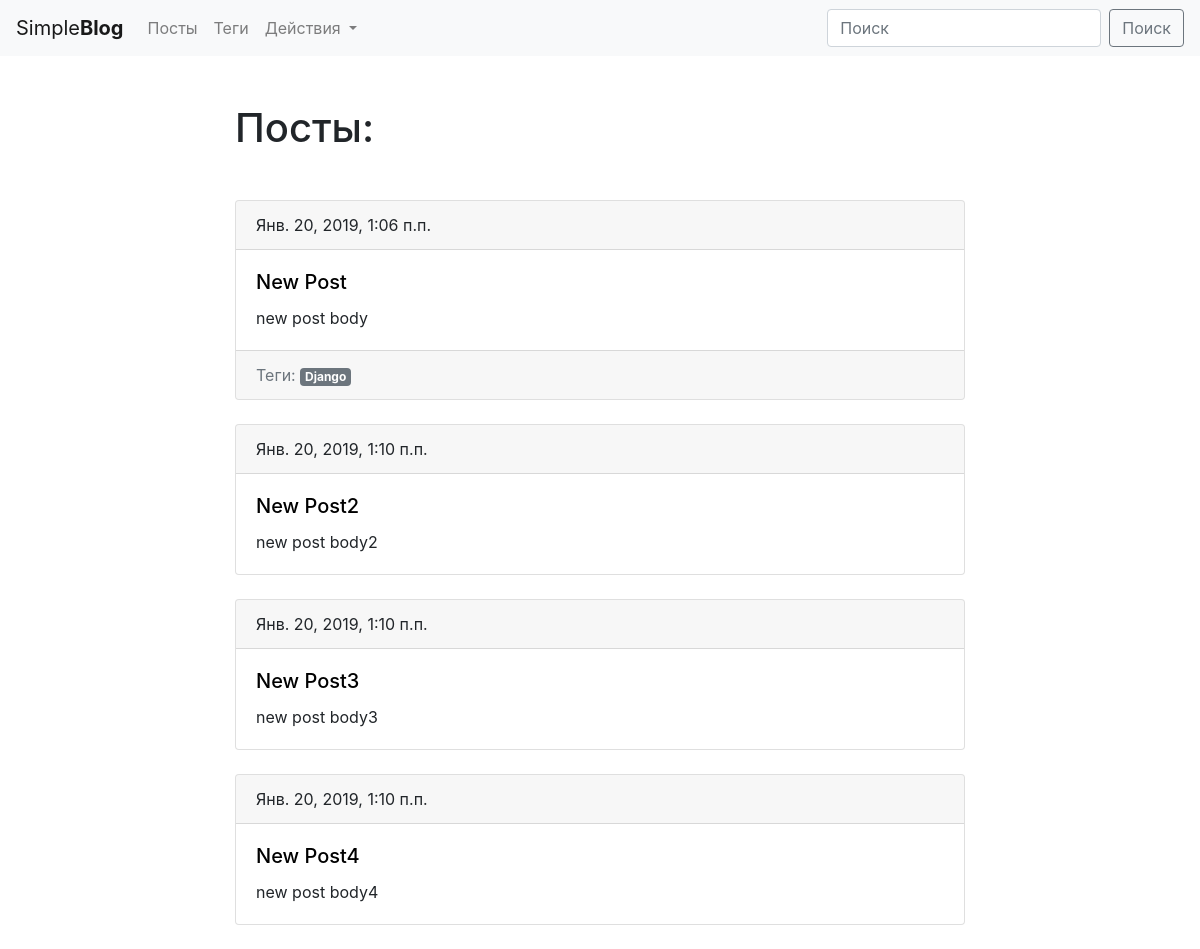
The page /blog/ on the database as committed earlier.
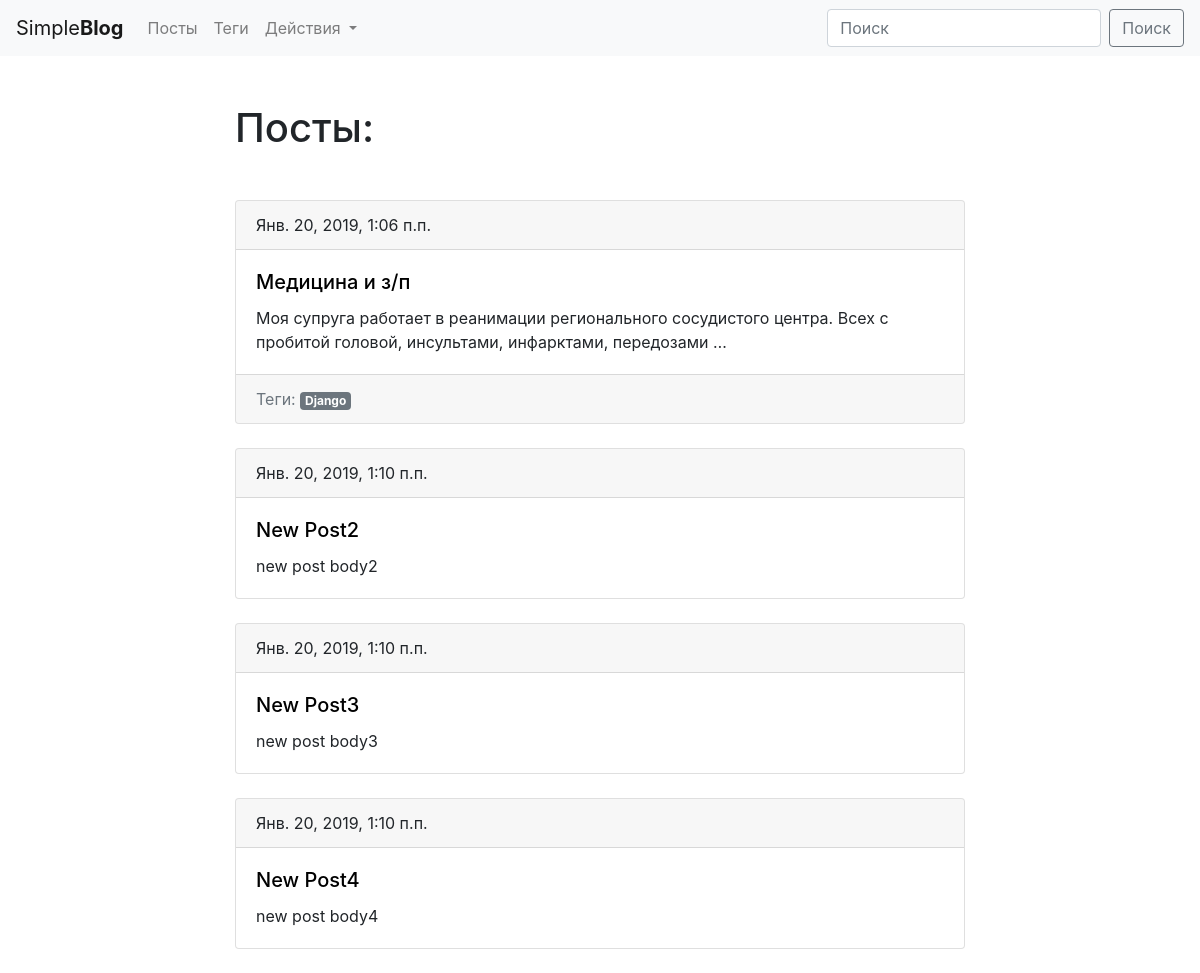
The same page on the database as committed later.
### blog/models.py (models this page shows, shortened)
class Post(models.Model):
	title = models.CharField(max_length=150, db_index=True)
	slug = models.SlugField(max_length=150, unique=True)
	body = models.TextField(blank=True, db_index=True)
	tags = models.ManyToManyField('Tag', blank=True, related_name='posts')
	date_pub = models.DateTimeField(auto_now_add=True)
	def get_absolute_url(self):
		return reverse('post_detail_url', kwargs={'slug': self.slug})

### blog/views.py (the view)
# urls.py: path('', posts_list, name='posts_list_url'),
def posts_list(request):
	posts = Post.objects.all()
	return render(request, 'blog/index.html', context={'posts': posts})

### blog/models.py (called while the page is built)
	def get_absolute_url(self):
		return reverse('tag_detail_url', kwargs={'slug': self.slug})

### blog/templates/blog/index.html (shortened to what this page needs)
{% extends 'blog/base_blog.html' %}
{% block content %}
	<h1 class="mb-5">Посты:</h1>
	{% for post in posts %}
		{% include 'blog/includes/post_card_template.html' %}
	{% endfor %}
{% endblock %}

### blog/templates/blog/includes/post_card_template.html
<div class="card mb-4">
	<div class="card-header">
		{{ post.date_pub }}
	</div>
	<div class="card-body">
		<h5 class="card-title"><a href="{{ post.get_absolute_url }}" style="color:black;">{{ post.title }}</a></h5>
		<p class="card-text">{{ post.body|truncatewords:15 }}</p>
	</div>
	{% if post.tags.all %}
	<div class="card-footer text-muted">
    Теги:
    {% for tag in post.tags.all %}
	<a class="badge badge-secondary" href="{{ tag.get_absolute_url }}">{{ tag.title }}</a>
	{% endfor %}
    </div>
    {% endif %}
</div>

Rows that differ between the two databases and show on the page:
changed Post: title "New Post" → "Медицина и з/п"; body "new post body" → "Моя супруга работает в реанимации регионального сосудистого центра. Всех с пробитой головой, инсультами, инфарктами, передозами …"
